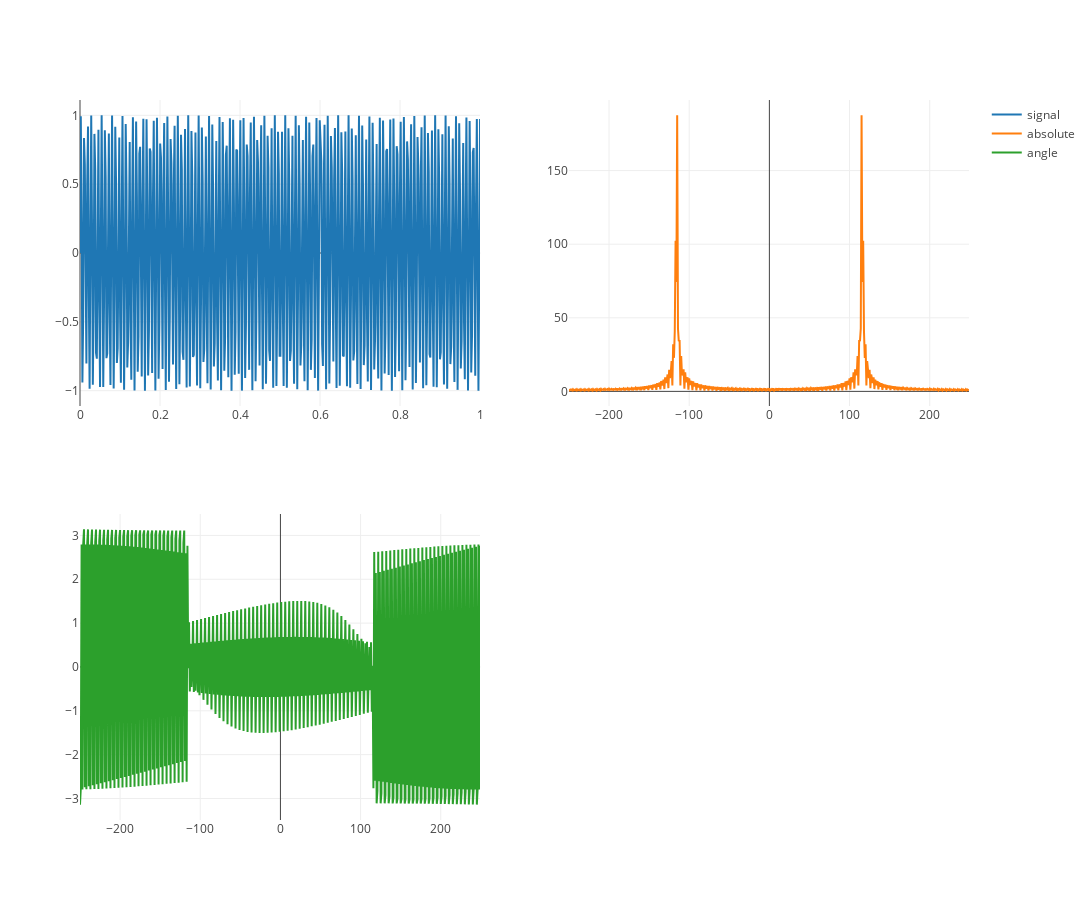

This figure's notebook cell:
### Code cell
N = 500
T = 1.0 # s
Nyq = N / (2 * T)
df = 1 / T
f = 115.5 # Hz
w = 2 * np.pi * f

t = np.linspace(0, T, N)
s = [np.sin(w * (_t if i < N * 3 / 5 else (_t + np.pi / 4)) / T) for i, _t in enumerate(t)]

k = [i * df - Nyq for i in range(N)]

dft = dft_my_impl(s)
idft = idft_my_impl(dft)
dft = np.fft.fftshift(dft)
fft = np.fft.fftshift(np.fft.fft(s))

print_mse(dft, fft, 'DFT/FFT')
print_mse(idft, s, 'IDFT/DATA')

angle = go.Scatter(
    x = k,
    y = np.angle(dft),
    name='angle'
)

absolute = go.Scatter(
    x = k,
    y = np.absolute(dft).real,
    name='absolute'
)

signal = go.Scatter(
    x = t,
    y = s,
    name='signal'
)

fig = py.tools.make_subplots(rows = 2, cols = 2)

fig['layout'].update(height=900, width=1800)

fig.append_trace(signal, 1, 1)
fig.append_trace(absolute, 1, 2)
fig.append_trace(angle, 2, 1)

py.offline.iplot(fig)

### Figure 1 — Plotly figure (JSON) as saved in the notebook; plotly's stock layout.template omitted (floating-point values rounded to 4 significant figures; data arrays with more than 128 entries replaced by an {"elided": "..."} marker saying what was removed)
{"data": [{"name": "signal", "type": "scatter", "x": {"elided": "500 float values"}, "xaxis": "x1", "y": {"elided": "500 float values"}, "yaxis": "y1"}, {"name": "absolute", "type": "scatter", "x": {"elided": "500 int values"}, "xaxis": "x2", "y": {"elided": "500 float values"}, "yaxis": "y2"}, {"name": "angle", "type": "scatter", "x": {"elided": "500 int values"}, "xaxis": "x3", "y": {"elided": "500 float values"}, "yaxis": "y3"}], "layout": {"height": 900, "width": 1800, "xaxis1": {"anchor": "y1", "domain": [0, 0.45]}, "xaxis2": {"anchor": "y2", "domain": [0.55, 1]}, "xaxis3": {"anchor": "y3", "domain": [0, 0.45]}, "xaxis4": {"anchor": "y4", "domain": [0.55, 1]}, "yaxis1": {"anchor": "x1", "domain": [0.575, 1]}, "yaxis2": {"anchor": "x2", "domain": [0.575, 1]}, "yaxis3": {"anchor": "x3", "domain": [0, 0.425]}, "yaxis4": {"anchor": "x4", "domain": [0, 0.425]}}}
